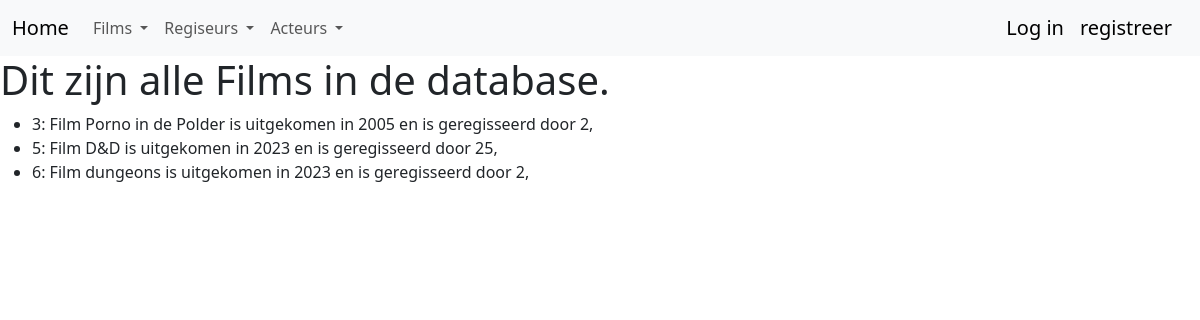
Page /listfilms on the earlier database version.
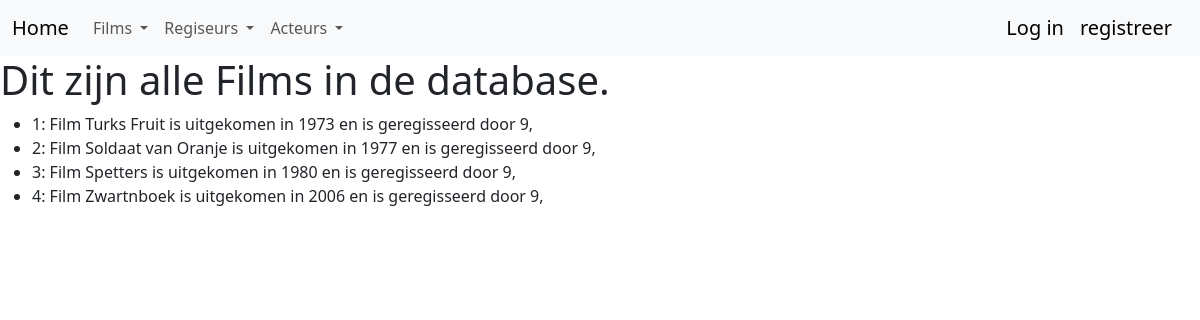
Same page on the later database version.
### myproject/models.py (models this page shows, shortened)
class Film(db.Model):
    __tablename__ = 'film'
    id = db.Column(db.Integer,primary_key=True,autoincrement=True)
    titel = db.Column(db.Text)
    jaartal = db.Column(db.Integer)
    regisseur_id = db.Column(db.Integer)
    youtube = db.Column(db.Text)
    synopsis = db.column(db.Text)
    def __repr__(self):
        return f"{self.id}: Film {self.titel} is uitgekomen in {self.jaartal} en is geregisseerd door {self.regisseur_id},"

### app.py (the view)
@app.route('/listfilms')
def list_films():
    films = Film.query.all()
    return render_template('listfilms.html', films = films)

### myproject/templates/listfilms.html
{% extends "base.html" %}
{% block content %}
<div class="jumbotron">
  <h1>Dit zijn alle Films in de database.</h1>
  <ul>
    {% for film in films  %}
    <li>{{film}}</li>
    {% endfor %}
  </ul>
</div>
{% endblock %}

Differences in the rows shown:
removed Film: id+titel+jaartal "5: Film D&D is uitgekomen in 2023 en is geregisseerd door 25,"
removed Film: id+titel+jaartal "6: Film dungeons is uitgekomen in 2023 en is geregisseerd door 2,"
added Film: id+titel+jaartal "1: Film Turks Fruit is uitgekomen in 1973 en is geregisseerd door 9,"
added Film: id+titel+jaartal "2: Film Soldaat van Oranje is uitgekomen in 1977 en is geregisseerd door 9,"
changed Film: id+titel+jaartal "3: Film Porno in de Polder is uitgekomen in 2005 en is geregisseerd door 2," → "3: Film Spetters is uitgekomen in 1980 en is geregisseerd door 9,"
added Film: id+titel+jaartal "4: Film Zwartnboek is uitgekomen in 2006 en is geregisseerd door 9,"
